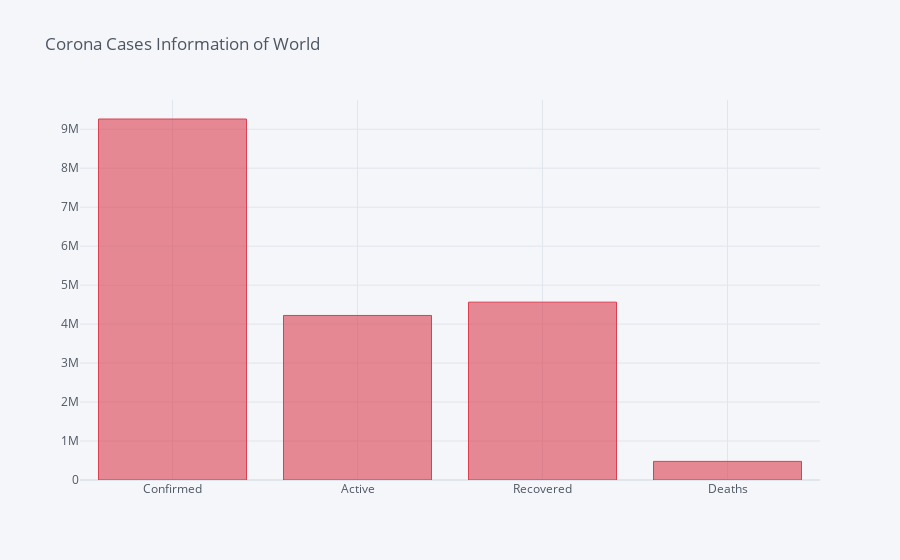

This figure's notebook cell:
### Code cell
df[['Confirmed', 'Active', 'Recovered', 'Deaths']].sum().iplot(kind = 'bar',color = 'red', title = 'Corona Cases Information of World')

### Figure 1 — Plotly figure (JSON) as saved in the notebook; plotly's stock layout.template omitted (floating-point values rounded to 4 significant figures)
{"data": [{"marker": {"color": "rgba(219, 64, 82, 0.6)", "line": {"color": "rgba(219, 64, 82, 1.0)", "width": 1}}, "name": "None", "orientation": "v", "text": "", "type": "bar", "x": ["Confirmed", "Active", "Recovered", "Deaths"], "y": [9262725, 4221883, 4563274, 477568]}], "layout": {"legend": {"bgcolor": "#F5F6F9", "font": {"color": "#4D5663"}}, "paper_bgcolor": "#F5F6F9", "plot_bgcolor": "#F5F6F9", "title": {"font": {"color": "#4D5663"}, "text": "Corona Cases Information of World"}, "xaxis": {"gridcolor": "#E1E5ED", "showgrid": true, "tickfont": {"color": "#4D5663"}, "title": {"font": {"color": "#4D5663"}, "text": ""}, "zerolinecolor": "#E1E5ED"}, "yaxis": {"gridcolor": "#E1E5ED", "showgrid": true, "tickfont": {"color": "#4D5663"}, "title": {"font": {"color": "#4D5663"}, "text": ""}, "zerolinecolor": "#E1E5ED"}}}
